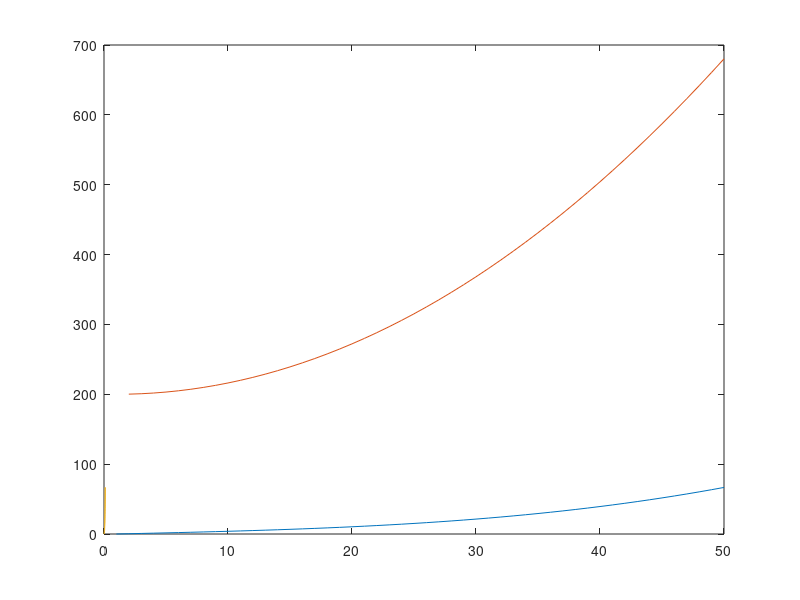

The MATLAB source for this figure:
clc
clear all
close all
% Parameters for the Kelvin-Voigt model
k = 50000;  % Elastic modulus in Pa
eta = 10000; % Viscosity in Pa.s

% Time parameters
dt = 1e-1; % Time step in seconds
t_mat = 0:dt:10; % Total time for simulation in seconds

% Total number of time steps
N = length(t_mat);

% Applied strain: Increasing linearly for the first half. In second half, we will set stress to zero instantaneously
halfN = round(N/2)-1;
%%

maxStrain=0.1
epsilon_mat = linspace(0,maxStrain,halfN+1); % Strain

epsilon_dot_mat = diff(epsilon_mat(1:halfN+1))/dt; % Strain rate

%%
k_mat = k*epsilon_mat(1:halfN).^2;          % Corresponding values of k
eta_mat=eta*epsilon_mat(1:halfN);


% Create an interpolation functions
k_interp = @(x) interp1(epsilon_mat(1:halfN), k_mat, x, 'linear', 'extrap');
eta_interp = @(x) interp1(epsilon_mat(1:halfN),eta_mat,x,'linear','extrap');

% Initializing strain and strain rate arrays
sigma_mat = zeros(1,halfN);
%% Forward Cycle
% Simulation loop for the Kelvin-Voigt model

sigma_mat(1:halfN)=k_mat.*epsilon_mat(1:halfN)...
        + eta_mat.*epsilon_dot_mat(1:halfN);

plot(sigma_mat(1:halfN));
hold on; plot(sigma_mat(1:halfN)./epsilon_mat(1:halfN))

%% Return Cycle
tMat2 = [];
t2= 0;
%%
for i = 1: 200
epsilon0 = epsilon_mat(end);

eta_current = eta_interp(epsilon0);
k_current = k_interp(epsilon0);
DecayT = eta_current./k_current;

epsilon_relax = epsilon0*exp(-dt/DecayT);

epsilon_dot_relax = epsilon_relax-epsilon_mat(end);

sigma_relax=   k_current.*epsilon_relax...
        + eta_current.*epsilon_dot_relax;
epsilon_mat(end+1) = epsilon_relax;
sigma_mat(end+1) = sigma_relax;
epsilon_dot_mat(end+1) = epsilon_dot_relax;
t2 = t2+dt;
tMat2(end+1) = t2;
end

%%
plot(epsilon_mat(2:end),sigma_mat)
